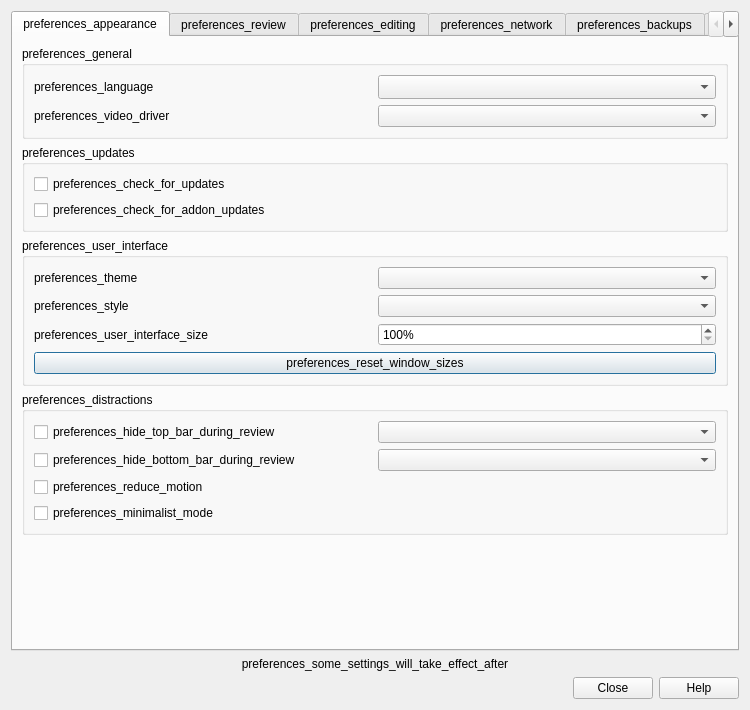
<?xml version="1.0" encoding="UTF-8"?>
<ui version="4.0">
 <class>Preferences</class>
 <widget class="QDialog" name="Preferences">
  <property name="geometry">
   <rect>
    <x>0</x>
    <y>0</y>
    <width>750</width>
    <height>710</height>
   </rect>
  </property>
  <property name="windowTitle">
   <string>preferences_preferences</string>
  </property>
  <layout class="QVBoxLayout" name="verticalLayout_2">
   <item>
    <widget class="QTabWidget" name="tabWidget">
     <property name="focusPolicy">
      <enum>Qt::FocusPolicy::StrongFocus</enum>
     </property>
     <property name="currentIndex">
      <number>0</number>
     </property>
     <widget class="QWidget" name="appearanceTab">
      <attribute name="title">
       <string>preferences_appearance</string>
      </attribute>
      <layout class="QVBoxLayout" name="verticalLayout_8">
       <item>
        <widget class="QGroupBox" name="generalGroup">
         <property name="sizePolicy">
          <sizepolicy hsizetype="Preferred" vsizetype="Preferred">
           <horstretch>0</horstretch>
           <verstretch>0</verstretch>
          </sizepolicy>
         </property>
         <property name="title">
          <string>preferences_general</string>
         </property>
         <layout class="QGridLayout" name="gridLayout_5">
          <item row="0" column="0">
           <widget class="QLabel" name="label_9">
            <property name="text">
             <string>preferences_language</string>
            </property>
            <property name="buddy">
             <cstring>lang</cstring>
            </property>
           </widget>
          </item>
          <item row="1" column="1">
           <widget class="QComboBox" name="video_driver">
            <property name="sizePolicy">
             <sizepolicy hsizetype="Preferred" vsizetype="Fixed">
              <horstretch>0</horstretch>
              <verstretch>0</verstretch>
             </sizepolicy>
            </property>
           </widget>
          </item>
          <item row="1" column="0">
           <widget class="QLabel" name="video_driver_label">
            <property name="text">
             <string>preferences_video_driver</string>
            </property>
            <property name="buddy">
             <cstring>video_driver</cstring>
            </property>
           </widget>
          </item>
          <item row="0" column="1">
           <widget class="QComboBox" name="lang">
            <property name="sizePolicy">
             <sizepolicy hsizetype="Preferred" vsizetype="Fixed">
              <horstretch>0</horstretch>
              <verstretch>0</verstretch>
             </sizepolicy>
            </property>
            <property name="sizeAdjustPolicy">
             <enum>QComboBox::SizeAdjustPolicy::AdjustToMinimumContentsLengthWithIcon</enum>
            </property>
           </widget>
          </item>
         </layout>
        </widget>
       </item>
       <item>
        <widget class="QGroupBox" name="updatesGroup">
         <property name="title">
          <string>preferences_updates</string>
         </property>
         <layout class="QVBoxLayout" name="updatesLayout">
          <item>
           <widget class="QCheckBox" name="check_for_updates">
            <property name="text">
             <string>preferences_check_for_updates</string>
            </property>
           </widget>
          </item>
          <item>
           <widget class="QCheckBox" name="check_for_addon_updates">
            <property name="text">
             <string>preferences_check_for_addon_updates</string>
            </property>
           </widget>
          </item>
         </layout>
        </widget>
       </item>
       <item>
        <widget class="QGroupBox" name="uiGroup">
         <property name="title">
          <string>preferences_user_interface</string>
         </property>
         <layout class="QGridLayout" name="gridLayout_2">
          <item row="0" column="1">
           <widget class="QComboBox" name="theme"/>
          </item>
          <item row="2" column="1">
           <widget class="QSpinBox" name="uiScale">
            <property name="suffix">
             <string notr="true">%</string>
            </property>
            <property name="minimum">
             <number>100</number>
            </property>
            <property name="maximum">
             <number>200</number>
            </property>
            <property name="singleStep">
             <number>5</number>
            </property>
           </widget>
          </item>
          <item row="1" column="1">
           <widget class="QComboBox" name="styleComboBox">
            <property name="currentText">
             <string/>
            </property>
           </widget>
          </item>
          <item row="1" column="0">
           <widget class="QLabel" name="styleLabel">
            <property name="text">
             <string>preferences_style</string>
            </property>
            <property name="buddy">
             <cstring>styleComboBox</cstring>
            </property>
           </widget>
          </item>
          <item row="0" column="0">
           <widget class="QLabel" name="themeLabel">
            <property name="text">
             <string>preferences_theme</string>
            </property>
            <property name="buddy">
             <cstring>theme</cstring>
            </property>
           </widget>
          </item>
          <item row="2" column="0">
           <widget class="QLabel" name="uiSizeLabel">
            <property name="text">
             <string>preferences_user_interface_size</string>
            </property>
            <property name="buddy">
             <cstring>uiScale</cstring>
            </property>
           </widget>
          </item>
          <item row="3" column="0" colspan="2">
           <widget class="QPushButton" name="resetWindowSizes">
            <property name="text">
             <string>preferences_reset_window_sizes</string>
            </property>
           </widget>
          </item>
         </layout>
        </widget>
       </item>
       <item>
        <widget class="QGroupBox" name="distractionsGroup">
         <property name="title">
          <string>preferences_distractions</string>
         </property>
         <layout class="QGridLayout" name="gridLayout_3">
          <item row="3" column="0">
           <widget class="QCheckBox" name="reduce_motion">
            <property name="sizePolicy">
             <sizepolicy hsizetype="Fixed" vsizetype="Fixed">
              <horstretch>0</horstretch>
              <verstretch>0</verstretch>
             </sizepolicy>
            </property>
            <property name="toolTip">
             <string>preferences_reduce_motion_tooltip</string>
            </property>
            <property name="text">
             <string>preferences_reduce_motion</string>
            </property>
           </widget>
          </item>
          <item row="2" column="0">
           <widget class="QCheckBox" name="hide_bottom_bar">
            <property name="sizePolicy">
             <sizepolicy hsizetype="MinimumExpanding" vsizetype="Fixed">
              <horstretch>0</horstretch>
              <verstretch>0</verstretch>
             </sizepolicy>
            </property>
            <property name="text">
             <string>preferences_hide_bottom_bar_during_review</string>
            </property>
           </widget>
          </item>
          <item row="2" column="1">
           <widget class="QComboBox" name="bottomBarComboBox">
            <property name="sizePolicy">
             <sizepolicy hsizetype="MinimumExpanding" vsizetype="Fixed">
              <horstretch>0</horstretch>
              <verstretch>0</verstretch>
             </sizepolicy>
            </property>
           </widget>
          </item>
          <item row="0" column="0">
           <widget class="QCheckBox" name="hide_top_bar">
            <property name="sizePolicy">
             <sizepolicy hsizetype="MinimumExpanding" vsizetype="Fixed">
              <horstretch>0</horstretch>
              <verstretch>0</verstretch>
             </sizepolicy>
            </property>
            <property name="text">
             <string>preferences_hide_top_bar_during_review</string>
            </property>
           </widget>
          </item>
          <item row="4" column="0">
           <widget class="QCheckBox" name="minimalist_mode">
            <property name="sizePolicy">
             <sizepolicy hsizetype="Fixed" vsizetype="Fixed">
              <horstretch>0</horstretch>
              <verstretch>0</verstretch>
             </sizepolicy>
            </property>
            <property name="toolTip">
             <string>preferences_minimalist_mode_tooltip</string>
            </property>
            <property name="text">
             <string>preferences_minimalist_mode</string>
            </property>
           </widget>
          </item>
          <item row="0" column="1">
           <widget class="QComboBox" name="topBarComboBox">
            <property name="sizePolicy">
             <sizepolicy hsizetype="MinimumExpanding" vsizetype="Fixed">
              <horstretch>0</horstretch>
              <verstretch>0</verstretch>
             </sizepolicy>
            </property>
           </widget>
          </item>
         </layout>
        </widget>
       </item>
       <item>
        <spacer name="verticalSpacer_9">
         <property name="orientation">
          <enum>Qt::Orientation::Vertical</enum>
         </property>
         <property name="sizeHint" stdset="0">
          <size>
           <width>20</width>
           <height>40</height>
          </size>
         </property>
        </spacer>
       </item>
      </layout>
     </widget>
     <widget class="QWidget" name="tab_3">
      <attribute name="title">
       <string>preferences_review</string>
      </attribute>
      <layout class="QVBoxLayout" name="review_options_layout">
       <item>
        <widget class="QGroupBox" name="schedulerGroup">
         <property name="title">
          <string>preferences_scheduler</string>
         </property>
         <layout class="QVBoxLayout" name="verticalLayout_17">
          <item>
           <layout class="QGridLayout" name="gridLayout_4">
            <property name="spacing">
             <number>12</number>
            </property>
            <item row="1" column="1">
             <widget class="QSpinBox" name="lrnCutoff">
              <property name="maximumSize">
               <size>
                <width>16777215</width>
                <height>16777215</height>
               </size>
              </property>
              <property name="suffix">
               <string>preferences_mins</string>
              </property>
              <property name="maximum">
               <number>999</number>
              </property>
             </widget>
            </item>
            <item row="2" column="0">
             <widget class="QLabel" name="label_30">
              <property name="text">
               <string>preferences_timebox_time_limit</string>
              </property>
              <property name="buddy">
               <cstring>timeLimit</cstring>
              </property>
             </widget>
            </item>
            <item row="0" column="1">
             <widget class="QSpinBox" name="dayOffset">
              <property name="maximumSize">
               <size>
                <width>16777215</width>
                <height>16777215</height>
               </size>
              </property>
              <property name="suffix">
               <string>preferences_hours_past_midnight</string>
              </property>
              <property name="maximum">
               <number>23</number>
              </property>
             </widget>
            </item>
            <item row="1" column="0">
             <widget class="QLabel" name="label_24">
              <property name="text">
               <string>preferences_learn_ahead_limit</string>
              </property>
              <property name="buddy">
               <cstring>lrnCutoff</cstring>
              </property>
             </widget>
            </item>
            <item row="0" column="0">
             <widget class="QLabel" name="label_23">
              <property name="text">
               <string>preferences_next_day_starts_at</string>
              </property>
              <property name="buddy">
               <cstring>dayOffset</cstring>
              </property>
             </widget>
            </item>
            <item row="2" column="1">
             <widget class="QSpinBox" name="timeLimit">
              <property name="suffix">
               <string>preferences_mins</string>
              </property>
              <property name="maximum">
               <number>9999</number>
              </property>
             </widget>
            </item>
           </layout>
          </item>
         </layout>
        </widget>
       </item>
       <item>
        <layout class="QHBoxLayout" name="horizontalLayout_5">
         <item>
          <widget class="QGroupBox" name="reviewerGroup">
           <property name="title">
            <string>preferences_review</string>
           </property>
           <layout class="QVBoxLayout" name="verticalLayout_5">
            <item>
             <widget class="QCheckBox" name="showPlayButtons">
              <property name="sizePolicy">
               <sizepolicy hsizetype="Fixed" vsizetype="Fixed">
                <horstretch>0</horstretch>
                <verstretch>0</verstretch>
               </sizepolicy>
              </property>
              <property name="text">
               <string>preferences_show_play_buttons_on_cards_with</string>
              </property>
             </widget>
            </item>
            <item>
             <widget class="QCheckBox" name="interrupt_audio">
              <property name="sizePolicy">
               <sizepolicy hsizetype="Fixed" vsizetype="Fixed">
                <horstretch>0</horstretch>
                <verstretch>0</verstretch>
               </sizepolicy>
              </property>
              <property name="text">
               <string>preferences_interrupt_current_audio_when_answering</string>
              </property>
             </widget>
            </item>
            <item>
             <widget class="QCheckBox" name="showProgress">
              <property name="sizePolicy">
               <sizepolicy hsizetype="Fixed" vsizetype="Fixed">
                <horstretch>0</horstretch>
                <verstretch>0</verstretch>
               </sizepolicy>
              </property>
              <property name="text">
               <string>preferences_show_remaining_card_count</string>
              </property>
             </widget>
            </item>
            <item>
             <widget class="QCheckBox" name="showEstimates">
              <property name="sizePolicy">
               <sizepolicy hsizetype="Fixed" vsizetype="Fixed">
                <horstretch>0</horstretch>
                <verstretch>0</verstretch>
               </sizepolicy>
              </property>
              <property name="text">
               <string>preferences_show_next_review_time_above_answer</string>
              </property>
             </widget>
            </item>
            <item>
             <widget class="QCheckBox" name="spacebar_rates_card">
              <property name="sizePolicy">
               <sizepolicy hsizetype="Fixed" vsizetype="Fixed">
                <horstretch>0</horstretch>
                <verstretch>0</verstretch>
               </sizepolicy>
              </property>
              <property name="text">
               <string>preferences_spacebar_rates_card</string>
              </property>
             </widget>
            </item>
            <item>
             <widget class="QCheckBox" name="render_latex">
              <property name="sizePolicy">
               <sizepolicy hsizetype="Fixed" vsizetype="Fixed">
                <horstretch>0</horstretch>
                <verstretch>0</verstretch>
               </sizepolicy>
              </property>
              <property name="text">
               <string>preferences_generate_latex_images_automatically</string>
              </property>
             </widget>
            </item>
            <item>
             <widget class="QPushButton" name="url_schemes">
              <property name="text">
               <string>preferences_url_schemes</string>
              </property>
             </widget>
            </item>
           </layout>
          </widget>
         </item>
         <item>
          <widget class="QGroupBox" name="preferences_answer_keys">
           <property name="title">
            <string>preferences_answer_keys</string>
           </property>
          </widget>
         </item>
        </layout>
       </item>
       <item>
        <spacer name="verticalSpacer_12">
         <property name="orientation">
          <enum>Qt::Orientation::Vertical</enum>
         </property>
         <property name="sizeHint" stdset="0">
          <size>
           <width>20</width>
           <height>40</height>
          </size>
         </property>
        </spacer>
       </item>
      </layout>
     </widget>
     <widget class="QWidget" name="tab_1">
      <attribute name="title">
       <string>preferences_editing</string>
      </attribute>
      <layout class="QVBoxLayout" name="verticalLayout_10">
       <item>
        <widget class="QGroupBox" name="editorGroupBox">
         <property name="title">
          <string>preferences_editing</string>
         </property>
         <layout class="QVBoxLayout" name="verticalLayout_9">
          <item>
           <widget class="QCheckBox" name="pastePNG">
            <property name="sizePolicy">
             <sizepolicy hsizetype="Fixed" vsizetype="Fixed">
              <horstretch>0</horstretch>
              <verstretch>0</verstretch>
             </sizepolicy>
            </property>
            <property name="text">
             <string>preferences_paste_clipboard_images_as_png</string>
            </property>
           </widget>
          </item>
          <item>
           <widget class="QCheckBox" name="paste_strips_formatting">
            <property name="sizePolicy">
             <sizepolicy hsizetype="Fixed" vsizetype="Fixed">
              <horstretch>0</horstretch>
              <verstretch>0</verstretch>
             </sizepolicy>
            </property>
            <property name="text">
             <string>preferences_paste_without_shift_key_strips_formatting</string>
            </property>
           </widget>
          </item>
          <item>
           <spacer name="verticalSpacer_7">
            <property name="orientation">
             <enum>Qt::Orientation::Vertical</enum>
            </property>
            <property name="sizeType">
             <enum>QSizePolicy::Policy::Fixed</enum>
            </property>
            <property name="sizeHint" stdset="0">
             <size>
              <width>20</width>
              <height>10</height>
             </size>
            </property>
           </spacer>
          </item>
          <item>
           <layout class="QHBoxLayout" name="horizontalLayout_7">
            <item>
             <widget class="QLabel" name="deck_label">
              <property name="text">
               <string>preferences_default_deck</string>
              </property>
              <property name="buddy">
               <cstring>useCurrent</cstring>
              </property>
             </widget>
            </item>
            <item>
             <widget class="QComboBox" name="useCurrent">
              <property name="sizePolicy">
               <sizepolicy hsizetype="MinimumExpanding" vsizetype="Fixed">
                <horstretch>0</horstretch>
                <verstretch>0</verstretch>
               </sizepolicy>
              </property>
              <item>
               <property name="text">
                <string>preferences_when_adding_default_to_current_deck</string>
               </property>
              </item>
              <item>
               <property name="text">
                <string>preferences_change_deck_depending_on_note_type</string>
               </property>
              </item>
             </widget>
            </item>
           </layout>
          </item>
         </layout>
        </widget>
       </item>
       <item>
        <widget class="QGroupBox" name="browserGroupBox">
         <property name="title">
          <string>preferences_browsing</string>
         </property>
         <layout class="QVBoxLayout" name="verticalLayout">
          <item>
           <layout class="QHBoxLayout" name="horizontalLayout_2">
            <item>
             <widget class="QLabel" name="search_text_label">
              <property name="text">
               <string>preferences_default_search_text</string>
              </property>
              <property name="buddy">
               <cstring>default_search_text</cstring>
              </property>
             </widget>
            </item>
            <item>
             <widget class="QLineEdit" name="default_search_text">
              <property name="placeholderText">
               <string>preferences_default_search_text_example</string>
              </property>
             </widget>
            </item>
           </layout>
          </item>
          <item>
           <widget class="QCheckBox" name="ignore_accents_in_search">
            <property name="sizePolicy">
             <sizepolicy hsizetype="Fixed" vsizetype="Fixed">
              <horstretch>0</horstretch>
              <verstretch>0</verstretch>
             </sizepolicy>
            </property>
            <property name="text">
             <string>preferences_ignore_accents_in_search</string>
            </property>
           </widget>
          </item>
         </layout>
        </widget>
       </item>
       <item>
        <spacer name="verticalSpacer_3">
         <property name="orientation">
          <enum>Qt::Orientation::Vertical</enum>
         </property>
         <property name="sizeType">
          <enum>QSizePolicy::Policy::Expanding</enum>
         </property>
         <property name="sizeHint" stdset="0">
          <size>
           <width>20</width>
           <height>20</height>
          </size>
         </property>
        </spacer>
       </item>
      </layout>
     </widget>
     <widget class="QWidget" name="tab_2">
      <attribute name="title">
       <string>preferences_network</string>
      </attribute>
      <layout class="QVBoxLayout" name="verticalLayout_4">
       <property name="spacing">
        <number>12</number>
       </property>
       <property name="leftMargin">
        <number>12</number>
       </property>
       <property name="topMargin">
        <number>12</number>
       </property>
       <property name="rightMargin">
        <number>12</number>
       </property>
       <property name="bottomMargin">
        <number>12</number>
       </property>
       <item>
        <widget class="QGroupBox" name="groupBox_5">
         <property name="title">
          <string>preferences_tab_synchronisation</string>
         </property>
         <layout class="QVBoxLayout" name="verticalLayout_12">
          <item>
           <widget class="QCheckBox" name="syncMedia">
            <property name="sizePolicy">
             <sizepolicy hsizetype="Fixed" vsizetype="Fixed">
              <horstretch>0</horstretch>
              <verstretch>0</verstretch>
             </sizepolicy>
            </property>
            <property name="text">
             <string>preferences_synchronize_audio_and_images_too</string>
            </property>
           </widget>
          </item>
          <item>
           <widget class="QCheckBox" name="syncOnProgramOpen">
            <property name="sizePolicy">
             <sizepolicy hsizetype="Fixed" vsizetype="Fixed">
              <horstretch>0</horstretch>
              <verstretch>0</verstretch>
             </sizepolicy>
            </property>
            <property name="text">
             <string>preferences_automatically_sync_on_profile_openclose</string>
            </property>
           </widget>
          </item>
          <item>
           <widget class="QCheckBox" name="autoSyncMedia">
            <property name="sizePolicy">
             <sizepolicy hsizetype="Fixed" vsizetype="Fixed">
              <horstretch>0</horstretch>
              <verstretch>0</verstretch>
             </sizepolicy>
            </property>
            <property name="text">
             <string>preferences_periodically_sync_media</string>
            </property>
           </widget>
          </item>
          <item>
           <widget class="QCheckBox" name="fullSync">
            <property name="sizePolicy">
             <sizepolicy hsizetype="Fixed" vsizetype="Fixed">
              <horstretch>0</horstretch>
              <verstretch>0</verstretch>
             </sizepolicy>
            </property>
            <property name="text">
             <string>preferences_on_next_sync_force_changes_in</string>
            </property>
           </widget>
          </item>
          <item>
           <layout class="QHBoxLayout" name="horizontalLayout_4">
            <item>
             <widget class="QLabel" name="label_2">
              <property name="text">
               <string>preferences_network_timeout</string>
              </property>
              <property name="buddy">
               <cstring>network_timeout</cstring>
              </property>
             </widget>
            </item>
            <item>
             <widget class="QSpinBox" name="network_timeout">
              <property name="suffix">
               <string>scheduling_seconds</string>
              </property>
              <property name="minimum">
               <number>30</number>
              </property>
              <property name="maximum">
               <number>99999</number>
              </property>
             </widget>
            </item>
           </layout>
          </item>
          <item>
           <layout class="QHBoxLayout" name="horizontalLayout_3">
            <item>
             <spacer name="horizontalSpacer">
              <property name="orientation">
               <enum>Qt::Orientation::Horizontal</enum>
              </property>
              <property name="sizeHint" stdset="0">
               <size>
                <width>40</width>
                <height>20</height>
               </size>
              </property>
             </spacer>
            </item>
            <item>
             <widget class="QPushButton" name="media_log">
              <property name="sizePolicy">
               <sizepolicy hsizetype="Fixed" vsizetype="Fixed">
                <horstretch>0</horstretch>
                <verstretch>0</verstretch>
               </sizepolicy>
              </property>
              <property name="text">
               <string/>
              </property>
             </widget>
            </item>
           </layout>
          </item>
         </layout>
        </widget>
       </item>
       <item>
        <widget class="QGroupBox" name="groupBox_6">
         <property name="title">
          <string>preferences_account</string>
         </property>
         <layout class="QHBoxLayout" name="horizontalLayout">
          <item>
           <widget class="QLabel" name="syncUser">
            <property name="sizePolicy">
             <sizepolicy hsizetype="Preferred" vsizetype="Preferred">
              <horstretch>0</horstretch>
              <verstretch>0</verstretch>
             </sizepolicy>
            </property>
            <property name="text">
             <string/>
            </property>
            <property name="wordWrap">
             <bool>true</bool>
            </property>
           </widget>
          </item>
          <item>
           <widget class="QPushButton" name="syncLogout">
            <property name="sizePolicy">
             <sizepolicy hsizetype="Fixed" vsizetype="Fixed">
              <horstretch>0</horstretch>
              <verstretch>0</verstretch>
             </sizepolicy>
            </property>
            <property name="text">
             <string>sync_log_out_button</string>
            </property>
            <property name="autoDefault">
             <bool>false</bool>
            </property>
           </widget>
          </item>
          <item>
           <widget class="QPushButton" name="syncLogin">
            <property name="sizePolicy">
             <sizepolicy hsizetype="Fixed" vsizetype="Fixed">
              <horstretch>0</horstretch>
              <verstretch>0</verstretch>
             </sizepolicy>
            </property>
            <property name="text">
             <string>sync_log_in_button</string>
            </property>
            <property name="autoDefault">
             <bool>false</bool>
            </property>
           </widget>
          </item>
         </layout>
        </widget>
       </item>
       <item>
        <spacer name="verticalSpacer_2">
         <property name="orientation">
          <enum>Qt::Orientation::Vertical</enum>
         </property>
         <property name="sizeHint" stdset="0">
          <size>
           <width>20</width>
           <height>40</height>
          </size>
         </property>
        </spacer>
       </item>
       <item>
        <spacer name="verticalSpacer_2">
         <property name="orientation">
          <enum>Qt::Orientation::Vertical</enum>
         </property>
         <property name="sizeHint" stdset="0">
          <size>
           <width>20</width>
           <height>40</height>
          </size>
         </property>
        </spacer>
       </item>
       <item>
        <layout class="QGridLayout" name="gridLayout_2">
         <item row="0" column="1">
          <widget class="QLineEdit" name="custom_sync_url">
           <property name="placeholderText">
            <string>preferences_custom_sync_url_disclaimer</string>
           </property>
          </widget>
         </item>
         <item row="0" column="0">
          <widget class="QLabel" name="label">
           <property name="text">
            <string>preferences_custom_sync_url</string>
           </property>
           <property name="buddy">
            <cstring>custom_sync_url</cstring>
           </property>
          </widget>
         </item>
        </layout>
       </item>
      </layout>
     </widget>
     <widget class="QWidget" name="tab">
      <attribute name="title">
       <string>preferences_backups</string>
      </attribute>
      <layout class="QVBoxLayout" name="verticalLayout_3">
       <property name="spacing">
        <number>12</number>
       </property>
       <property name="leftMargin">
        <number>12</number>
       </property>
       <property name="topMargin">
        <number>12</number>
       </property>
       <property name="rightMargin">
        <number>12</number>
       </property>
       <property name="bottomMargin">
        <number>12</number>
       </property>
       <item>
        <widget class="QGroupBox" name="groupBox_8">
         <property name="sizePolicy">
          <sizepolicy hsizetype="Preferred" vsizetype="Preferred">
           <horstretch>0</horstretch>
           <verstretch>0</verstretch>
          </sizepolicy>
         </property>
         <property name="title">
          <string>preferences_backups</string>
         </property>
         <layout class="QVBoxLayout" name="verticalLayout_15">
          <item>
           <widget class="QLabel" name="backup_explanation">
            <property name="text">
             <string>preferences_backup_explanation</string>
            </property>
            <property name="wordWrap">
             <bool>true</bool>
            </property>
           </widget>
          </item>
          <item>
           <spacer name="verticalSpacer_5">
            <property name="orientation">
             <enum>Qt::Orientation::Vertical</enum>
            </property>
            <property name="sizeType">
             <enum>QSizePolicy::Policy::Fixed</enum>
            </property>
            <property name="sizeHint" stdset="0">
             <size>
              <width>20</width>
              <height>20</height>
             </size>
            </property>
           </spacer>
          </item>
          <item>
           <layout class="QGridLayout" name="gridLayout">
            <item row="1" column="2">
             <widget class="QSpinBox" name="minutes_between_backups">
              <property name="minimum">
               <number>5</number>
              </property>
              <property name="maximum">
               <number>9999</number>
              </property>
             </widget>
            </item>
            <item row="5" column="2">
             <widget class="QSpinBox" name="monthly_backups">
              <property name="maximum">
               <number>9999</number>
              </property>
             </widget>
            </item>
            <item row="1" column="3">
             <spacer name="horizontalSpacer_2">
              <property name="orientation">
               <enum>Qt::Orientation::Horizontal</enum>
              </property>
              <property name="sizeHint" stdset="0">
               <size>
                <width>40</width>
                <height>20</height>
               </size>
              </property>
             </spacer>
            </item>
            <item row="2" column="0">
             <widget class="QLabel" name="label_3">
              <property name="text">
               <string>preferences_daily_backups</string>
              </property>
              <property name="buddy">
               <cstring>daily_backups</cstring>
              </property>
             </widget>
            </item>
            <item row="4" column="2">
             <widget class="QSpinBox" name="weekly_backups">
              <property name="maximum">
               <number>9999</number>
              </property>
             </widget>
            </item>
            <item row="5" column="0">
             <widget class="QLabel" name="label_6">
              <property name="text">
               <string>preferences_monthly_backups</string>
              </property>
              <property name="buddy">
               <cstring>monthly_backups</cstring>
              </property>
             </widget>
            </item>
            <item row="4" column="0">
             <widget class="QLabel" name="label_5">
              <property name="text">
               <string>preferences_weekly_backups</string>
              </property>
              <property name="buddy">
               <cstring>weekly_backups</cstring>
              </property>
             </widget>
            </item>
            <item row="1" column="0">
             <widget class="QLabel" name="label_7">
              <property name="text">
               <string>preferences_minutes_between_backups</string>
              </property>
              <property name="buddy">
               <cstring>minutes_between_backups</cstring>
              </property>
             </widget>
            </item>
            <item row="2" column="2">
             <widget class="QSpinBox" name="daily_backups">
              <property name="maximum">
               <number>9999</number>
              </property>
             </widget>
            </item>
            <item row="1" column="1">
             <spacer name="horizontalSpacer_3">
              <property name="orientation">
               <enum>Qt::Orientation::Horizontal</enum>
              </property>
              <property name="sizeHint" stdset="0">
               <size>
                <width>40</width>
                <height>20</height>
               </size>
              </property>
             </spacer>
            </item>
           </layout>
          </item>
          <item>
           <spacer name="verticalSpacer_6">
            <property name="orientation">
             <enum>Qt::Orientation::Vertical</enum>
            </property>
            <property name="sizeType">
             <enum>QSizePolicy::Policy::Fixed</enum>
            </property>
            <property name="sizeHint" stdset="0">
             <size>
              <width>20</width>
              <height>20</height>
             </size>
            </property>
           </spacer>
          </item>
          <item>
           <widget class="QLabel" name="openBackupFolder">
            <property name="text">
             <string>preferences_you_can_restore_backups_via_fileswitch</string>
            </property>
           </widget>
          </item>
         </layout>
        </widget>
       </item>
       <item>
        <widget class="QGroupBox" name="groupBox_9">
         <property name="title">
          <string>preferences_note</string>
         </property>
         <layout class="QVBoxLayout" name="verticalLayout_13">
          <item>
           <widget class="QLabel" name="label_4">
            <property name="text">
             <string>preferences_media_is_not_backed_up</string>
            </property>
            <property name="wordWrap">
             <bool>true</bool>
            </property>
           </widget>
          </item>
         </layout>
        </widget>
       </item>
       <item>
        <spacer name="verticalSpacer_4">
         <property name="orientation">
          <enum>Qt::Orientation::Vertical</enum>
         </property>
         <property name="sizeHint" stdset="0">
          <size>
           <width>20</width>
           <height>59</height>
          </size>
         </property>
        </spacer>
       </item>
      </layout>
     </widget>
     <widget class="QWidget" name="tab_3">
      <attribute name="title">
       <string>preferences_third_party_services</string>
      </attribute>
      <layout class="QVBoxLayout" name="verticalLayout_4">
       <property name="spacing">
        <number>12</number>
       </property>
       <property name="leftMargin">
        <number>12</number>
       </property>
       <property name="topMargin">
        <number>12</number>
       </property>
       <property name="rightMargin">
        <number>12</number>
       </property>
       <property name="bottomMargin">
        <number>12</number>
       </property>
       <item>
        <widget class="QLabel" name="label">
         <property name="sizePolicy">
          <sizepolicy hsizetype="Preferred" vsizetype="Preferred">
           <horstretch>0</horstretch>
           <verstretch>0</verstretch>
          </sizepolicy>
         </property>
         <property name="text">
          <string>preferences_third_party_description</string>
         </property>
        </widget>
       </item>
       <item>
        <spacer name="verticalSpacer">
         <property name="orientation">
          <enum>Qt::Orientation::Vertical</enum>
         </property>
         <property name="sizeType">
          <enum>QSizePolicy::Policy::Maximum</enum>
         </property>
         <property name="sizeHint" stdset="0">
          <size>
           <width>20</width>
           <height>12</height>
          </size>
         </property>
        </spacer>
       </item>
       <item>
        <widget class="QGroupBox" name="groupBox_6">
         <property name="sizePolicy">
          <sizepolicy hsizetype="Preferred" vsizetype="Fixed">
           <horstretch>0</horstretch>
           <verstretch>0</verstretch>
          </sizepolicy>
         </property>
         <property name="title">
          <string notr="true">ankihub</string>
         </property>
         <layout class="QHBoxLayout" name="horizontalLayout">
          <item>
           <widget class="QLabel" name="syncankihubUser">
            <property name="sizePolicy">
             <sizepolicy hsizetype="Preferred" vsizetype="Preferred">
              <horstretch>0</horstretch>
              <verstretch>0</verstretch>
             </sizepolicy>
            </property>
            <property name="text">
             <string/>
            </property>
            <property name="wordWrap">
             <bool>true</bool>
            </property>
           </widget>
          </item>
          <item>
           <widget class="QPushButton" name="syncankihubLogout">
            <property name="sizePolicy">
             <sizepolicy hsizetype="Fixed" vsizetype="Fixed">
              <horstretch>0</horstretch>
              <verstretch>0</verstretch>
             </sizepolicy>
            </property>
            <property name="text">
             <string>sync_log_out_button</string>
            </property>
            <property name="autoDefault">
             <bool>false</bool>
            </property>
           </widget>
          </item>
          <item>
           <widget class="QPushButton" name="syncankihubLogin">
            <property name="sizePolicy">
             <sizepolicy hsizetype="Fixed" vsizetype="Fixed">
              <horstretch>0</horstretch>
              <verstretch>0</verstretch>
             </sizepolicy>
            </property>
            <property name="text">
             <string>sync_log_in_button</string>
            </property>
            <property name="autoDefault">
             <bool>false</bool>
            </property>
           </widget>
          </item>
         </layout>
        </widget>
       </item>
       <item>
        <spacer name="verticalspacer_13">
         <property name="orientation">
          <enum>Qt::Orientation::Vertical</enum>
         </property>
         <property name="sizeHint" stdset="0">
          <size>
           <width>40</width>
           <height>20</height>
          </size>
         </property>
        </spacer>
       </item>
      </layout>
     </widget>
     <widget class="QWidget" name="labsTab">
      <attribute name="title">
       <string>preferences_experimental_features_tab</string>
      </attribute>
      <layout class="QVBoxLayout" name="verticalLayout_7">
       <property name="leftMargin">
        <number>0</number>
       </property>
       <property name="topMargin">
        <number>0</number>
       </property>
       <property name="rightMargin">
        <number>0</number>
       </property>
       <property name="bottomMargin">
        <number>0</number>
       </property>
      </layout>
     </widget>
    </widget>
   </item>
   <item>
    <widget class="QLabel" name="someSettingsLabel">
     <property name="text">
      <string>preferences_some_settings_will_take_effect_after</string>
     </property>
     <property name="alignment">
      <set>Qt::AlignmentFlag::AlignCenter</set>
     </property>
    </widget>
   </item>
   <item>
    <widget class="QDialogButtonBox" name="buttonBox">
     <property name="orientation">
      <enum>Qt::Orientation::Horizontal</enum>
     </property>
     <property name="standardButtons">
      <set>QDialogButtonBox::StandardButton::Close|QDialogButtonBox::StandardButton::Help</set>
     </property>
    </widget>
   </item>
  </layout>
 </widget>
 <tabstops>
  <tabstop>lang</tabstop>
  <tabstop>video_driver</tabstop>
  <tabstop>check_for_updates</tabstop>
  <tabstop>check_for_addon_updates</tabstop>
  <tabstop>theme</tabstop>
  <tabstop>styleComboBox</tabstop>
  <tabstop>uiScale</tabstop>
  <tabstop>resetWindowSizes</tabstop>
  <tabstop>hide_top_bar</tabstop>
  <tabstop>topBarComboBox</tabstop>
  <tabstop>hide_bottom_bar</tabstop>
  <tabstop>bottomBarComboBox</tabstop>
  <tabstop>reduce_motion</tabstop>
  <tabstop>minimalist_mode</tabstop>
  <tabstop>dayOffset</tabstop>
  <tabstop>lrnCutoff</tabstop>
  <tabstop>timeLimit</tabstop>
  <tabstop>showPlayButtons</tabstop>
  <tabstop>interrupt_audio</tabstop>
  <tabstop>showProgress</tabstop>
  <tabstop>showEstimates</tabstop>
  <tabstop>spacebar_rates_card</tabstop>
  <tabstop>render_latex</tabstop>
  <tabstop>url_schemes</tabstop>
  <tabstop>pastePNG</tabstop>
  <tabstop>paste_strips_formatting</tabstop>
  <tabstop>useCurrent</tabstop>
  <tabstop>default_search_text</tabstop>
  <tabstop>ignore_accents_in_search</tabstop>
  <tabstop>syncMedia</tabstop>
  <tabstop>syncOnProgramOpen</tabstop>
  <tabstop>autoSyncMedia</tabstop>
  <tabstop>fullSync</tabstop>
  <tabstop>network_timeout</tabstop>
  <tabstop>media_log</tabstop>
  <tabstop>syncLogout</tabstop>
  <tabstop>syncLogin</tabstop>
  <tabstop>custom_sync_url</tabstop>
  <tabstop>minutes_between_backups</tabstop>
  <tabstop>daily_backups</tabstop>
  <tabstop>weekly_backups</tabstop>
  <tabstop>monthly_backups</tabstop>
  <tabstop>syncankihubLogout</tabstop>
  <tabstop>syncankihubLogin</tabstop>
  <tabstop>buttonBox</tabstop>
 </tabstops>
 <resources/>
 <connections>
  <connection>
   <sender>buttonBox</sender>
   <signal>accepted()</signal>
   <receiver>Preferences</receiver>
   <slot>accept()</slot>
   <hints>
    <hint type="sourcelabel">
     <x>285</x>
     <y>439</y>
    </hint>
    <hint type="destinationlabel">
     <x>157</x>
     <y>274</y>
    </hint>
   </hints>
  </connection>
  <connection>
   <sender>buttonBox</sender>
   <signal>rejected()</signal>
   <receiver>Preferences</receiver>
   <slot>reject()</slot>
   <hints>
    <hint type="sourcelabel">
     <x>332</x>
     <y>439</y>
    </hint>
    <hint type="destinationlabel">
     <x>286</x>
     <y>274</y>
    </hint>
   </hints>
  </connection>
 </connections>
</ui>
